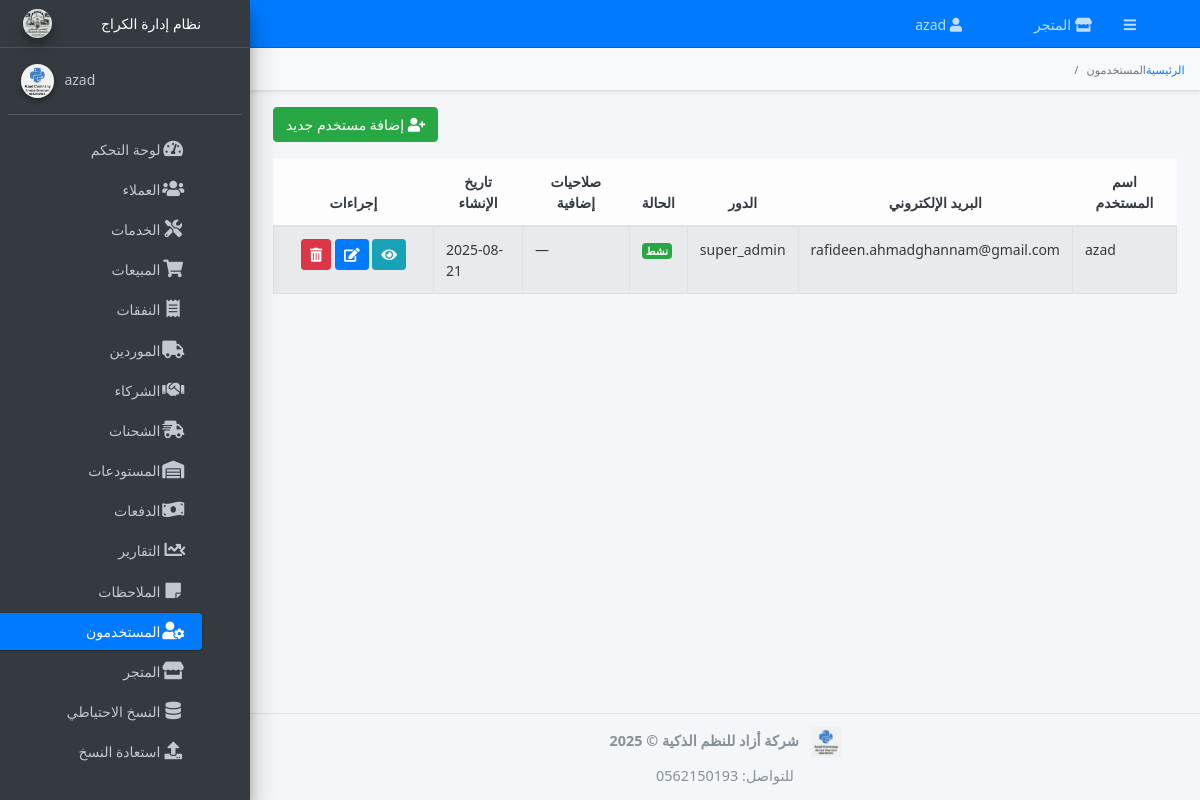
Page /users/ (signed in) on the earlier database version.
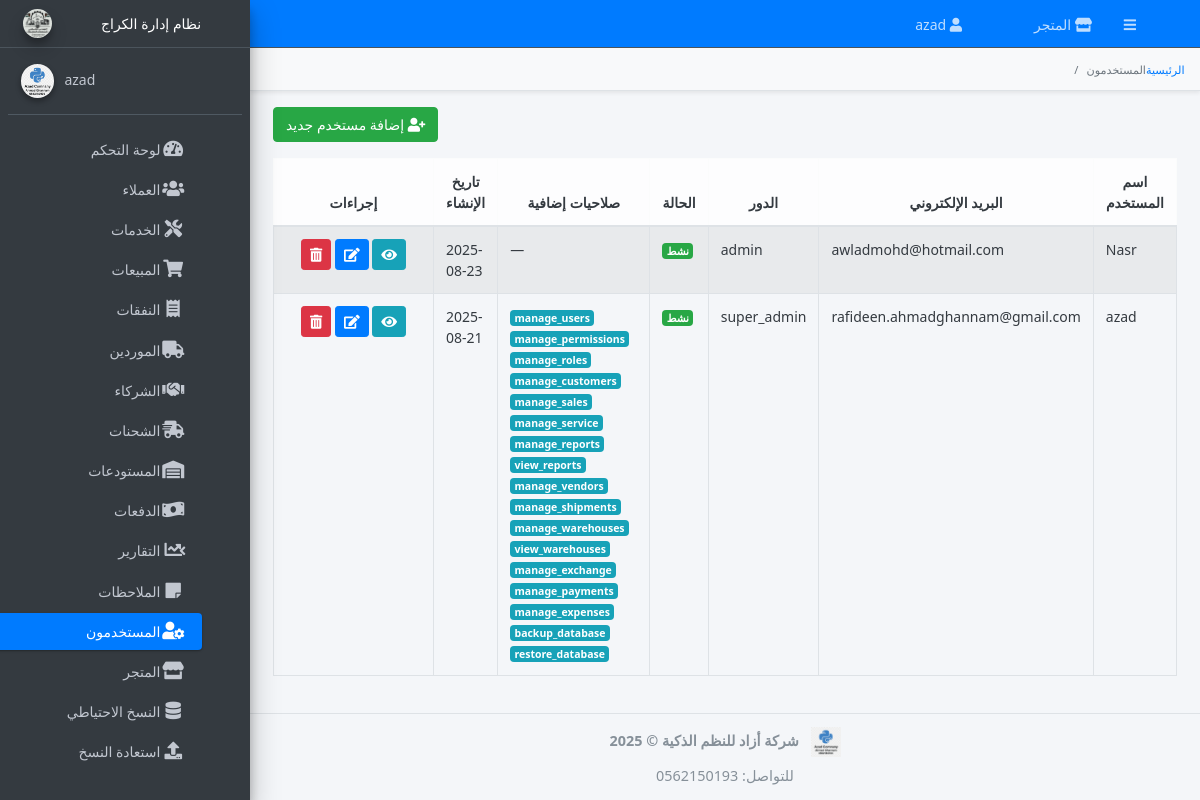
Same page on the later database version.
### models.py (models this page shows, shortened)
class TimestampMixin:
    created_at = db.Column(db.DateTime, default=datetime.utcnow, nullable=False, index=True)
    updated_at = db.Column(db.DateTime, default=datetime.utcnow, onupdate=datetime.utcnow, nullable=False, index=True)

class AuditMixin:
    @classmethod
    def __declare_last__(cls):
        from sqlalchemy import inspect, event as _evt
        @_evt.listens_for(cls, "before_update", propagate=True)
        def _capture_prev_state(mapper, connection, target):
            try:
                insp = inspect(target)
                prev = {}
                for attr in mapper.column_attrs:
                    hist = insp.attrs[attr.key].history
                    if hist.has_changes() and hist.deleted:
                        prev[attr.key] = hist.deleted[0]
                setattr(target, "_previous_state", prev)
            except Exception:
                setattr(target, "_previous_state", {})

class User(db.Model, UserMixin, TimestampMixin, AuditMixin):
    __tablename__ = "users"
    id            = db.Column(db.Integer, primary_key=True)
    username      = db.Column(db.String(50),  unique=True, nullable=False, index=True)
    email         = db.Column(db.String(120), unique=True, nullable=False, index=True)
    password_hash = db.Column(db.String(128), nullable=False)
    role_id       = db.Column(db.Integer, db.ForeignKey("roles.id"), index=True)
    _is_active    = db.Column("is_active", db.Boolean, nullable=False, server_default=text("1"))
    last_login    = db.Column(db.DateTime)
    role = relationship("Role", backref="users", lazy="joined")
    extra_permissions = relationship(
        "Permission",
        secondary=user_permissions,
        backref=db.backref("users_extra", lazy="dynamic"),
        lazy="dynamic",
    )
    service_requests = relationship("ServiceRequest", back_populates="mechanic", lazy="dynamic")
    sales            = relationship("Sale", back_populates="seller", cascade="all, delete-orphan")
    __table_args__ = (
        db.Index("ix_users_role_active", "role_id", "is_active"),
    )
    @property
    def is_active(self):
        return bool(self._is_active)
    @is_active.setter
    def is_active(self, value):
        self._is_active = bool(value)
    @property
    def role_name_l(self) -> str:
        return (getattr(self.role, "name", "") or "").strip().lower()
    @property
    def is_super_role(self) -> bool:
        return self.role_name_l in {"developer", "owner", "super_admin"}
    def has_permission(self, name: str) -> bool:
        target = (name or "").strip().lower()
        if not target:
            return False
        if self.is_super_role:
            return True

class Role(db.Model, AuditMixin):
    __tablename__ = "roles"
    id          = db.Column(db.Integer, primary_key=True)
    name        = db.Column(db.String(50), unique=True, nullable=False, index=True)
    description = db.Column(db.String(200))
    is_default  = db.Column(db.Boolean, default=False, nullable=False)
    permissions = relationship(
        "Permission",
        secondary=role_permissions,
        lazy="selectin",
        backref=db.backref("roles", lazy="selectin"),
    )
    __table_args__ = (
        db.Index("ix_roles_default_name", "is_default", "name"),
    )

class Permission(db.Model, AuditMixin):
    __tablename__ = "permissions"
    id          = db.Column(db.Integer, primary_key=True)
    name        = db.Column(db.String(100), unique=True, nullable=False, index=True)
    code        = db.Column(db.String(100), unique=True, index=True)
    description = db.Column(db.String(255))

### routes/users.py (the view, shortened to what this page needs)
@users_bp.route("/", methods=["GET"], endpoint="list_users")
@login_required
@permission_required("manage_users")
def list_users():
    q = User.query.options(joinedload(User.role))
    term = request.args.get("search", "")
    if term:
        like = f"%{term}%"
        q = q.filter((User.username.ilike(like)) | (User.email.ilike(like)))
    page = request.args.get("page", 1, type=int)
    per_page = request.args.get("per_page", 20, type=int)
    pagination = q.order_by(User.username).paginate(page=page, per_page=per_page, error_out=False)
    users = pagination.items
    args = request.args.to_dict(flat=True)
    args.pop("page", None)
    return render_template("users/list.html", users=users, pagination=pagination, search=term, args=args)

### app.py (called while the page is built, shortened)
@login_manager.user_loader
def load_user(user_id):
    from sqlalchemy.orm import joinedload, lazyload
    from sqlalchemy import select
    uid_str = str(user_id or "").strip()
    try:
        ident = int(uid_str)
    except Exception:
        return None
    stmt_user = (
        select(User)
        .options(joinedload(User.role).joinedload(Role.permissions))
        .where(User.id == ident)
    )
    user = db.session.execute(stmt_user).unique().scalar_one_or_none()
    if user:
        return user
    stmt_cust = select(Customer).options(lazyload("*")).where(Customer.id == ident)
    return db.session.execute(stmt_cust).scalar_one_or_none()

### routes/shipments.py (called while the page is built)
@shipments_bp.app_context_processor
def _inject_utils():
    return dict(format_currency=format_currency)

### routes/users.py (called while the page is built)
@users_bp.before_request
def _guard_users_blueprint():
    ep = (request.endpoint or "")
    if ep == "users_bp.profile":
        return  # مسموح للجميع (مع login_required)
    if not is_super():
        abort(403)

### utils.py (called while the page is built)
def _csv_set(val):
    if not val:
        return set()
    return {x.strip().lower() for x in str(val).split(",") if x.strip()}

### templates/users/list.html (shortened to what this page needs)
{% extends 'base.html' %}
{% block breadcrumb %}
<li class="breadcrumb-item">
  <a href="{{ url_for('main.dashboard') }}">الرئيسية</a>
</li>
<li class="breadcrumb-item active">المستخدمون</li>
{% endblock %}
{% block content %}
<div class="container-fluid">
  {% if current_user.has_permission('manage_users') %}
    <a href="{{ url_for('users_bp.create_user') }}" class="btn btn-success mb-3">
      <i class="fas fa-user-plus"></i> إضافة مستخدم جديد
    </a>
  {% endif %}
  <table id="users-table" class="table table-striped table-bordered align-middle">
    <thead class="table-light">
      <tr class="text-center">
        <th>اسم المستخدم</th>
        <th>البريد الإلكتروني</th>
        <th>الدور</th>
        <th>الحالة</th>
        <th>صلاحيات إضافية</th>
        <th>تاريخ الإنشاء</th>
        {% if current_user.has_permission('manage_users') %}
          <th style="width:160px">إجراءات</th>
        {% endif %}
      </tr>
    </thead>
    <tbody>
      {% for user in users %}
        {% set _q = user.extra_permissions %}
        {% set perms = (_q.all() if _q.__class__.__name__ in ['AppenderQuery','AppenderBaseQuery'] else _q) | list %}
        <tr>
          <td>{{ user.username }}</td>
          <td>{{ user.email }}</td>
          <td>{{ user.role.name if user.role else '—' }}</td>
          <td>
            {% if user.is_active %}
              <span class="badge bg-success">نشط</span>
            {% else %}
              <span class="badge bg-secondary">موقوف</span>
            {% endif %}
          </td>
          <td>
            {% if perms|length %}
              {% for p in perms %}
                <span class="badge bg-info text-dark me-1">{{ p.name }}</span>
              {% endfor %}
            {% else %}
              —
            {% endif %}
          </td>
          <td>{{ user.created_at.strftime('%Y-%m-%d') if user.created_at else '—' }}</td>
          {% if current_user.has_permission('manage_users') %}
            <td class="text-center text-nowrap">
              <a href="{{ url_for('users_bp.user_detail', user_id=user.id) }}"
                 class="btn btn-sm btn-info" title="تفاصيل">
                <i class="fas fa-eye"></i>
              </a>
              <a href="{{ url_for('users_bp.edit_user', user_id=user.id) }}"
                 class="btn btn-sm btn-primary" title="تعديل">
                <i class="fas fa-edit"></i>
              </a>
              <form action="{{ url_for('users_bp.delete_user', user_id=user.id) }}"
                    method="post" class="d-inline"
                    onsubmit="return confirm('هل أنت متأكد من حذف هذا المستخدم؟');">
                <button type="submit" class="btn btn-sm btn-danger" title="حذف">
                  <i class="fas fa-trash-alt"></i>
                </button>
              </form>
            </td>
          {% endif %}
        </tr>
      {% endfor %}
    </tbody>
  </table>
</div>
{% endblock %}

### templates/partials/navbar.html (shortened to what this page needs)
<nav class="main-header navbar navbar-expand navbar-primary navbar-dark">
  <ul class="navbar-nav">
    <li class="nav-item">
      <a class="nav-link" data-widget="pushmenu" href="#" role="button">
        <i class="fas fa-bars"></i>
      </a>
    </li>
    {% if current_user.is_authenticated and shop_is_super_admin %}
    <li class="nav-item">
      <a class="nav-link" href="{{ url_for('shop.catalog') }}" target="_blank">
        <i class="fas fa-store"></i> المتجر
      </a>
    </li>
    {% endif %}
  </ul>
  {% if current_user.is_authenticated %}
  <ul class="navbar-nav ml-auto">
    <li class="nav-item dropdown">
      <a class="nav-link" data-toggle="dropdown" href="#" aria-expanded="false">
        <i class="fas fa-user"></i> {{ current_user.username }}
      </a>
    </li>
  </ul>
  {% endif %}
</nav>

### templates/partials/sidebar.html (shortened to what the changed rows need)
<aside class="main-sidebar sidebar-dark-primary elevation-4" dir="rtl">
  <div class="sidebar">
    <div class="user-panel mt-3 pb-3 mb-3 d-flex justify-content-end">
      <div class="info text-right">
        <a href="{{ url_for('users_bp.profile') }}" class="d-block">
          {{ current_user.username if current_user.is_authenticated else "ضيف" }}
        </a>
      </div>
    </div>
  </div>
</aside>

Differences in the rows shown:
changed User "azad": gains Permission (name "manage_users"); gains Permission (name "manage_permissions"); gains Permission (name "manage_roles"); gains Permission (name "manage_customers"); gains Permission (name "manage_sales"); gains Permission (name "manage_service"); gains Permission (name "manage_reports"); gains Permission (name "view_reports"); gains Permission (name "manage_vendors"); gains Permission (name "manage_shipments"); gains Permission (name "manage_warehouses"); gains Permission (name "view_warehouses"); gains Permission (name "manage_exchange"); gains Permission (name "manage_payments"); gains Permission (name "manage_expenses"); gains Permission (name "backup_database"); gains Permission (name "restore_database"); no longer shows "—"
added User: username "Nasr", email "awladmohd@hotmail.com", role "admin", is_active "نشط", created_at "2025-08-23"
